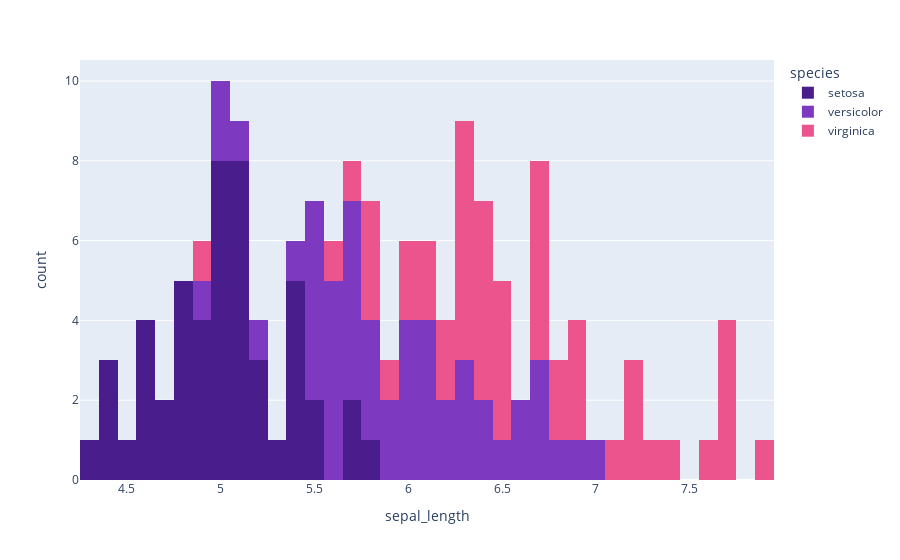

Notebook cell for this chart:
### Code cell
fig = px.histogram(data_frame=df, x='sepal_length',color='species',color_discrete_sequence=['#491D8B','#7D3AC1','#EB548C'],nbins=50)
fig.show()

### Figure 1 — Plotly figure (JSON) as saved in the notebook; plotly's stock layout.template omitted (floating-point values rounded to 4 significant figures)
{"data": [{"alignmentgroup": "True", "bingroup": "x", "hovertemplate": "species=setosa<br>sepal_length=%{x}<br>count=%{y}<extra></extra>", "legendgroup": "setosa", "marker": {"color": "#491D8B", "pattern": {"shape": ""}}, "name": "setosa", "nbinsx": 50, "offsetgroup": "setosa", "orientation": "v", "showlegend": true, "type": "histogram", "x": [5.1, 4.9, 4.7, 4.6, 5, 5.4, 4.6, 5, 4.4, 4.9, 5.4, 4.8, 4.8, 4.3, 5.8, 5.7, 5.4, 5.1, 5.7, 5.1, 5.4, 5.1, 4.6, 5.1, 4.8, 5, 5, 5.2, 5.2, 4.7, 4.8, 5.4, 5.2, 5.5, 4.9, 5, 5.5, 4.9, 4.4, 5.1, 5, 4.5, 4.4, 5, 5.1, 4.8, 5.1, 4.6, 5.3, 5], "xaxis": "x", "yaxis": "y"}, {"alignmentgroup": "True", "bingroup": "x", "hovertemplate": "species=versicolor<br>sepal_length=%{x}<br>count=%{y}<extra></extra>", "legendgroup": "versicolor", "marker": {"color": "#7D3AC1", "pattern": {"shape": ""}}, "name": "versicolor", "nbinsx": 50, "offsetgroup": "versicolor", "orientation": "v", "showlegend": true, "type": "histogram", "x": [7, 6.4, 6.9, 5.5, 6.5, 5.7, 6.3, 4.9, 6.6, 5.2, 5, 5.9, 6, 6.1, 5.6, 6.7, 5.6, 5.8, 6.2, 5.6, 5.9, 6.1, 6.3, 6.1, 6.4, 6.6, 6.8, 6.7, 6, 5.7, 5.5, 5.5, 5.8, 6, 5.4, 6, 6.7, 6.3, 5.6, 5.5, 5.5, 6.1, 5.8, 5, 5.6, 5.7, 5.7, 6.2, 5.1, 5.7], "xaxis": "x", "yaxis": "y"}, {"alignmentgroup": "True", "bingroup": "x", "hovertemplate": "species=virginica<br>sepal_length=%{x}<br>count=%{y}<extra></extra>", "legendgroup": "virginica", "marker": {"color": "#EB548C", "pattern": {"shape": ""}}, "name": "virginica", "nbinsx": 50, "offsetgroup": "virginica", "orientation": "v", "showlegend": true, "type": "histogram", "x": [6.3, 5.8, 7.1, 6.3, 6.5, 7.6, 4.9, 7.3, 6.7, 7.2, 6.5, 6.4, 6.8, 5.7, 5.8, 6.4, 6.5, 7.7, 7.7, 6, 6.9, 5.6, 7.7, 6.3, 6.7, 7.2, 6.2, 6.1, 6.4, 7.2, 7.4, 7.9, 6.4, 6.3, 6.1, 7.7, 6.3, 6.4, 6, 6.9, 6.7, 6.9, 5.8, 6.8, 6.7, 6.7, 6.3, 6.5, 6.2, 5.9], "xaxis": "x", "yaxis": "y"}], "layout": {"barmode": "relative", "legend": {"title": {"text": "species"}, "tracegroupgap": 0}, "margin": {"t": 60}, "xaxis": {"anchor": "y", "domain": [0, 1], "title": {"text": "sepal_length"}}, "yaxis": {"anchor": "x", "domain": [0, 1], "title": {"text": "count"}}}}
